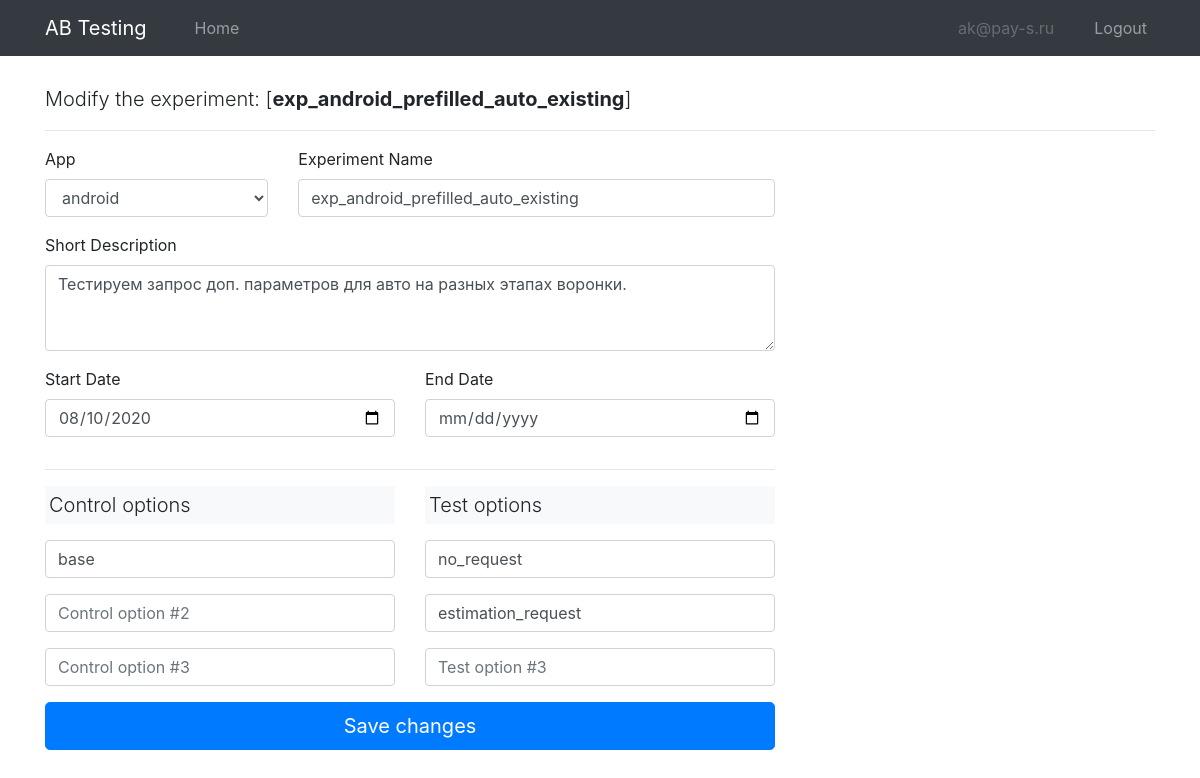
/admin/exp_android_prefilled_auto_existing (signed in), run on an earlier commit of the app's database.
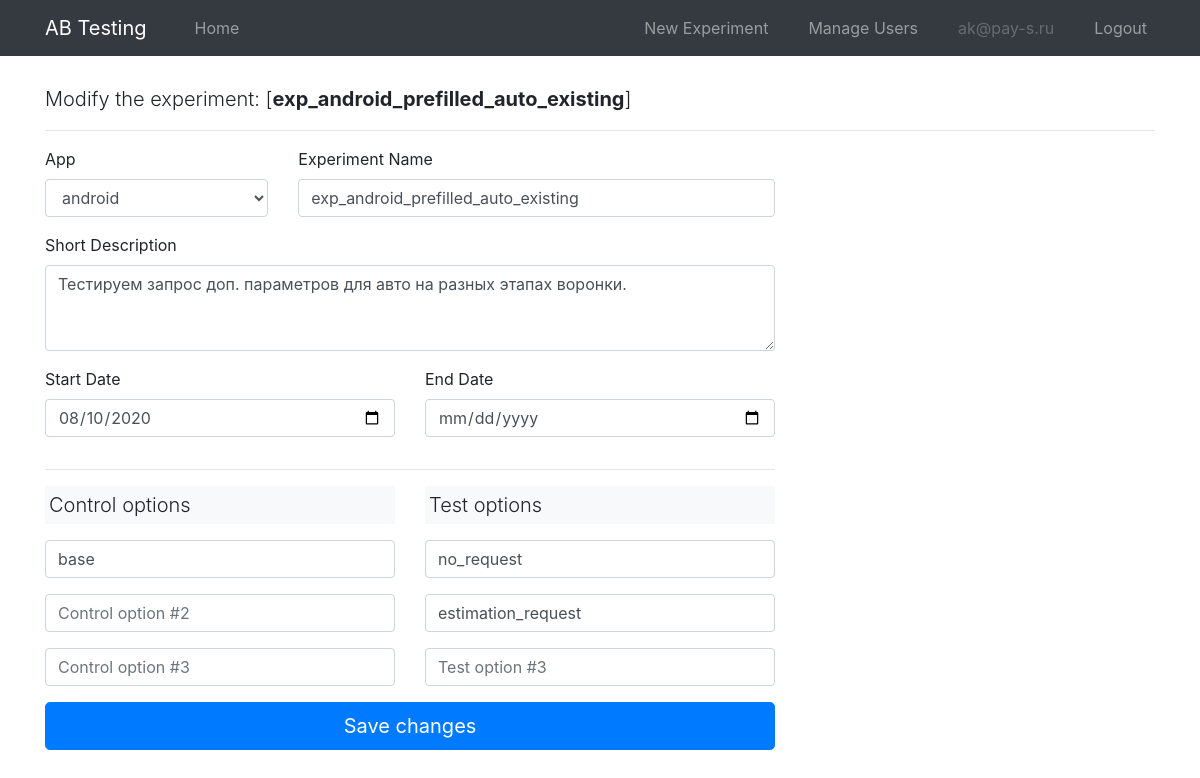
And on a later commit of the database.
### admin/admin.py (the view, shortened to what this page needs)
@bp.route("/<exp_name>", methods=['GET', 'POST'])
@login_required
def edit_experiment(exp_name):
    exp = ABExperiment.query.filter_by(name=exp_name).first()
    if exp is None:
        abort(404)
    apps = App.query.all()
    test_options = [i for i in exp.options if not i.is_control_group]
    control_options = [i for i in exp.options if i.is_control_group]
    form = ABExperimentForm(request.form)
    return render_template(
        "admin/edit_experiment.html",
        exp=exp,
        form=form,
        apps=apps,
        test_options=test_options,
        control_options=control_options
    )

### admin/forms.py
class ABExperimentForm(FlaskForm):
    app = SelectField("App", choices=[(i.id, i.name) for i in App.query.all()], coerce=int)
    exp_name = StringField('Experiment Name', validators=[DataRequired()])
    description = TextAreaField('Short Description', validators=[DataRequired()])
    start_date = DateField("Start Date", validators=[DataRequired()], format="%Y-%m-%d")
    end_date = DateField("End Date", validators=[Optional()], format="%Y-%m-%d") # may be empty
    option_control1 = StringField('Control option #1', validators=[DataRequired()])
    option_control2 = StringField('Control option #2', validators=[Optional()])
    option_control3 = StringField('Control option #3', validators=[Optional()])
    option_test1 = StringField('Test option #1', validators=[DataRequired()])
    option_test2 = StringField('Test option #2', validators=[Optional()])
    option_test3 = StringField('Test option #3', validators=[Optional()])

### main.py (called while the page is built)
@login.user_loader
def load_user(id):
    return User.query.get(int(id))

### templates/admin/edit_experiment.html (shortened to what the changed rows need)
{% extends "base.html" %}

### templates/base.html (shortened to what this page needs)
<!DOCTYPE html>
<html>
    <head>
        <link rel="stylesheet" href="https://stackpath.bootstrapcdn.com/bootstrap/4.5.0/css/bootstrap.min.css">
        <link rel="stylesheet" href="https://stackpath.bootstrapcdn.com/font-awesome/4.7.0/css/font-awesome.min.css">
        <link rel="stylesheet" type="text/css" href="{{ url_for('static', filename='css/style.css') }}">
    </head>
    <body>
    <nav class="navbar navbar-expand-md navbar-dark bg-dark fixed-top">
        <div class="container">
            <a class="navbar-brand" href="{{ url_for('ab.index') }}">AB Testing</a>
            <div class="collapse navbar-collapse" id="navbarCollapse">
                <ul class="navbar-nav mr-auto">
                    <li class="nav-item {{ 'active' if active_link == 'home' else None }} ml-4">
                        <a class="nav-link" href="{{ url_for('ab.index') }}">Home</a>
                    </li>
                </ul>
                <ul class="navbar-nav ml-auto">
                {% if current_user.is_authenticated %}
                {% if current_user.is_admin %}
                    <li class="nav-item mr-4 {{ 'active' if active_link == 'create_experiment' else None }}">
                    <a class="nav-link" href="{{ url_for('admin.create_experiment') }}">New Experiment</a>
                    </li>
                    <li class="nav-item mr-4 {{ 'active' if active_link == 'manage_users' else None }}">
                    <a class="nav-link" href="{{ url_for('admin.manage_users') }}">Manage Users</a>
                    </li>
                {% endif %}
                    <li class="nav-item mr-4">
                    <a class="nav-link disabled">{{ current_user.email }}</a>
                    </li>
                    <li class="nav-item">
                    <a class="nav-link" href="{{ url_for('auth.logout') }}">Logout</a>
                    </li>
                {% endif %}
                </ul>
            </div>
        </div>
    </nav>
    {% block content %}
    {% endblock %}
    </body>
</html>

What changed in the data, as far as the page shows it:
changed User "ak@pay-s.ru": is_admin False → True (drawn)
Also different on the page:
text now shown: "New Experiment Manage Users"
